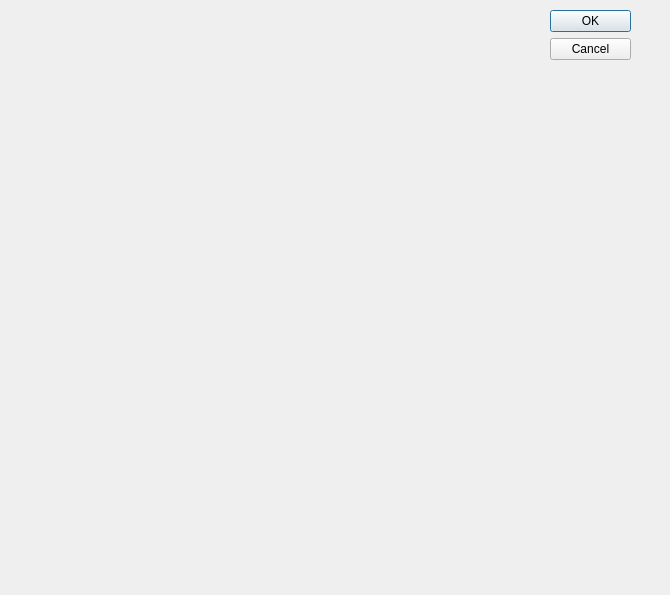
<?xml version="1.0" encoding="UTF-8"?>
<ui version="4.0">
 <class>Order_Menu</class>
 <widget class="QDialog" name="Order_Menu">
  <property name="geometry">
   <rect>
    <x>0</x>
    <y>0</y>
    <width>670</width>
    <height>595</height>
   </rect>
  </property>
  <property name="windowTitle">
   <string>Dialog</string>
  </property>
  <widget class="QDialogButtonBox" name="buttonBox">
   <property name="geometry">
    <rect>
     <x>550</x>
     <y>10</y>
     <width>81</width>
     <height>461</height>
    </rect>
   </property>
   <property name="orientation">
    <enum>Qt::Vertical</enum>
   </property>
   <property name="standardButtons">
    <set>QDialogButtonBox::Cancel|QDialogButtonBox::Ok</set>
   </property>
  </widget>
  <widget class="QWidget" name="verticalLayoutWidget">
   <property name="geometry">
    <rect>
     <x>10</x>
     <y>50</y>
     <width>521</width>
     <height>541</height>
    </rect>
   </property>
   <layout class="QVBoxLayout" name="verticalLayout"/>
  </widget>
  <widget class="QLabel" name="label_menu">
   <property name="geometry">
    <rect>
     <x>210</x>
     <y>10</y>
     <width>171</width>
     <height>31</height>
    </rect>
   </property>
   <property name="text">
    <string/>
   </property>
  </widget>
 </widget>
 <resources/>
 <connections>
  <connection>
   <sender>buttonBox</sender>
   <signal>accepted()</signal>
   <receiver>Order_Menu</receiver>
   <slot>accept()</slot>
   <hints>
    <hint type="sourcelabel">
     <x>248</x>
     <y>254</y>
    </hint>
    <hint type="destinationlabel">
     <x>157</x>
     <y>274</y>
    </hint>
   </hints>
  </connection>
  <connection>
   <sender>buttonBox</sender>
   <signal>rejected()</signal>
   <receiver>Order_Menu</receiver>
   <slot>reject()</slot>
   <hints>
    <hint type="sourcelabel">
     <x>316</x>
     <y>260</y>
    </hint>
    <hint type="destinationlabel">
     <x>286</x>
     <y>274</y>
    </hint>
   </hints>
  </connection>
 </connections>
</ui>
